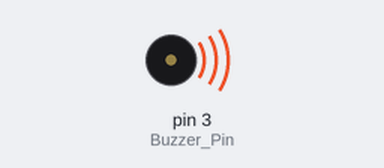
Recording of a sketch running on a simulated Arduino Uno, built with avr-gcc and run on an emulated ATmega328P. Parts: buzzer (waves = sounding, pin HIGH).

Above: at 0.2 s.
Timing chart, 0 to 3.0 s (numbered marks = the images above):
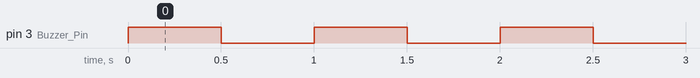

Measured:
- by itself, pin 3 (Buzzer_Pin): alternates HIGH for 0.50 s and LOW for 0.50 s

The sketch:

Buzzer.ino
```cpp
#define Buzzer_Pin 3

void setup() {
  pinMode(Buzzer_Pin, OUTPUT);

}

void loop() {
  digitalWrite(Buzzer_Pin, HIGH);
  delay(500);
  digitalWrite(Buzzer_Pin, LOW);
  delay(500);
}
```
